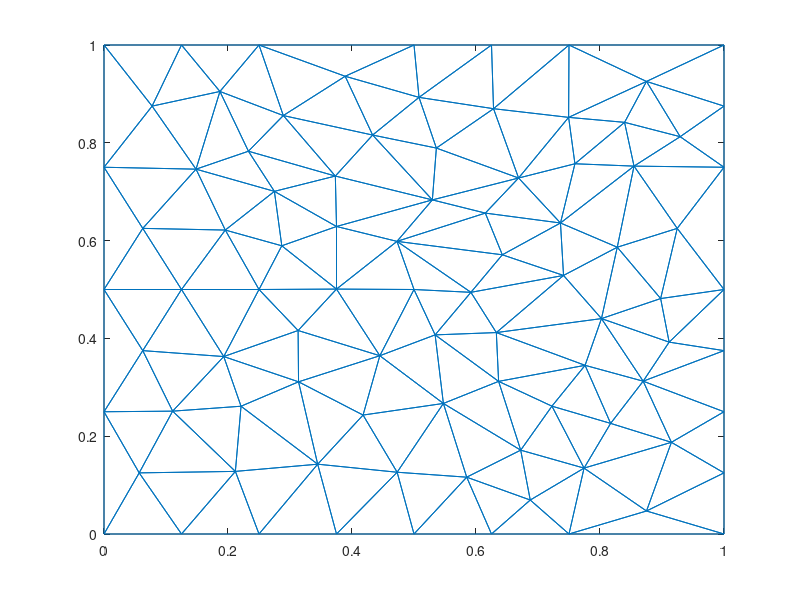
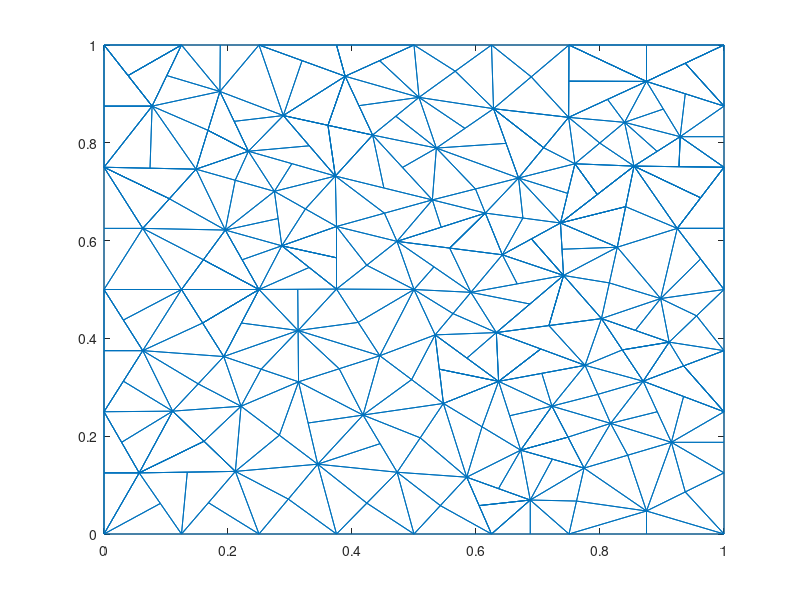
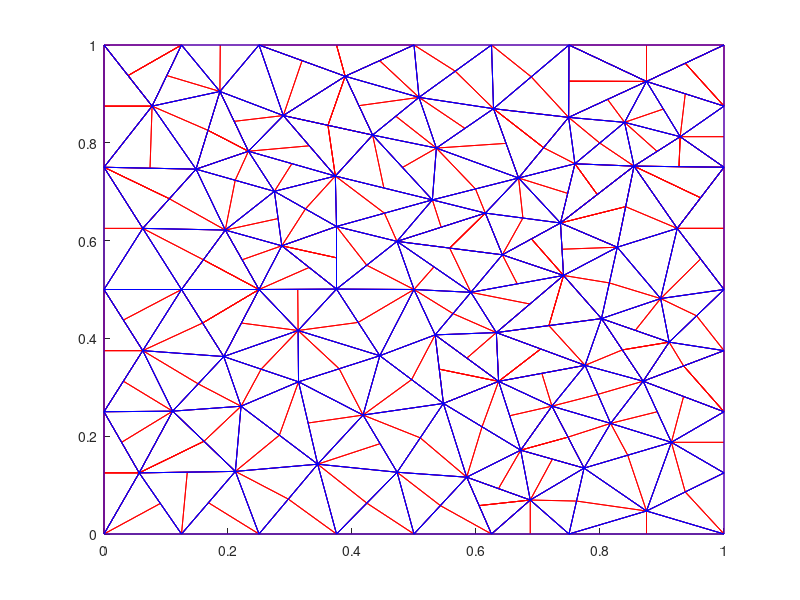

Recreate these plots in MATLAB, in order.
nodesBefore = [0,0;
1,0;
1,1;
0,1;
0.5,0.5;
0,0.5;
0.0625,0.625;
0.25,0.5;
0,0.25;
0.5,0;
0,0.75;
0.125,0.5;
0.5,1;
0.433275,0.815849;
0.148437,0.746094;
0.195626,0.621564;
0.529625,0.683244;
0.375,0.628853;
0.25,1;
0.373136,0.732013;
0.286769,0.589388;
0.375,0.500839;
0.27482,0.700717;
0.313771,0.311229;
0.313066,0.416148;
0.0625,0.375;
0.193152,0.362881;
0.25,0;
0.221019,0.261294;
0.110735,0.251224;
0.0567566,0.125;
0.289186,0.855722;
0.0775596,0.875;
0.232942,0.782767;
0.125,1;
0.186981,0.904974;
0.344656,0.142753;
0.125,0;
0.472573,0.598451;
0.924569,0.625;
0.38898,0.936063;
0.211891,0.128028;
0.375,0;
0.547402,0.26699;
0.444875,0.364572;
0.417838,0.243238;
0.47281,0.126311;
0.625,0;
0.75,0;
0.536065,0.78923;
0.75,1;
1,0.5;
0.6875,0.0694813;
0.585002,0.116209;
0.625,1;
0.642467,0.570984;
0.508074,0.892911;
1,0.25;
0.668679,0.727983;
0.749387,0.852019;
0.628269,0.869741;
0.736262,0.636012;
0.802373,0.440498;
0.82784,0.586474;
0.741191,0.528744;
0.632806,0.411914;
0.615033,0.656252;
0.854872,0.752318;
0.534065,0.407201;
1,0.75;
0.875,0.925491;
0.897806,0.481478;
1,0.375;
0.591791,0.494234;
0.722482,0.261441;
0.67209,0.171457;
0.774275,0.134747;
1,0.875;
0.839631,0.841845;
0.759557,0.757126;
0.92931,0.8125;
0.869619,0.3125;
0.875,0.0470411;
0.911511,0.392352;
0.775933,0.344943;
0.817138,0.226203;
1,0.125;
0.915154,0.1875;
0.63646,0.312134;
];
trianglesBefore = [76,77,75;
12,6,26;
8,16,12;
11,6,7;
24,45,25;
25,22,8;
24,27,29;
12,7,6;
6,9,26;
28,42,38;
14,17,50;
7,15,11;
17,20,18;
21,16,8;
25,45,22;
16,23,15;
34,15,23;
16,15,7;
15,33,11;
50,57,14;
12,16,7;
18,21,22;
35,36,19;
4,11,33;
14,20,17;
14,32,20;
23,18,20;
17,18,39;
41,57,13;
59,50,17;
22,21,8;
32,14,41;
12,27,8;
22,5,39;
16,21,23;
18,23,21;
24,25,27;
37,29,42;
12,26,27;
46,24,37;
9,1,31;
8,27,25;
26,9,30;
29,37,24;
42,30,31;
27,26,30;
42,28,37;
9,31,30;
30,29,27;
10,47,43;
24,46,45;
15,34,36;
20,32,34;
35,4,33;
20,34,23;
34,32,36;
36,33,15;
36,35,33;
19,36,32;
47,46,37;
22,39,18;
31,1,38;
39,5,74;
89,85,66;
13,57,55;
13,19,41;
19,32,41;
30,42,29;
38,42,31;
48,49,53;
37,28,43;
68,64,40;
44,89,69;
22,45,5;
37,43,47;
44,45,46;
44,47,54;
44,46,47;
48,53,54;
39,56,67;
59,17,67;
10,48,54;
71,51,60;
55,57,61;
41,14,57;
84,52,72;
57,50,61;
2,83,49;
64,65,63;
54,47,10;
60,61,59;
67,62,59;
59,61,50;
62,64,68;
63,85,82;
74,65,56;
54,53,76;
68,80,62;
61,51,55;
68,40,70;
61,60,51;
65,62,56;
71,3,51;
65,66,63;
73,82,58;
70,40,52;
72,40,64;
39,74,56;
63,72,64;
45,69,5;
69,89,66;
39,67,17;
62,67,56;
70,78,81;
80,79,60;
44,69,45;
74,69,66;
40,72,52;
65,64,62;
78,3,71;
79,80,68;
82,86,88;
79,71,60;
77,86,75;
84,82,73;
69,74,5;
65,74,66;
44,54,76;
84,63,82;
77,76,53;
76,75,89;
49,77,53;
83,87,88;
68,70,81;
71,79,81;
60,59,80;
62,80,59;
71,81,78;
68,81,79;
88,87,58;
77,49,83;
52,84,73;
63,84,72;
66,85,63;
86,85,75;
77,83,88;
85,86,82;
82,88,58;
83,2,87;
88,86,77;
76,89,44;
85,89,75;
];
figure;trimesh(trianglesBefore, nodesBefore(:,1), nodesBefore(:,2));
nodesAfter = [0,0;
1,0;
1,1;
0,1;
0.5,0.5;
0,0.5;
0.0625,0.625;
0.25,0.5;
0,0.25;
0.5,0;
0,0.75;
0.125,0.5;
0.5,1;
0.433275,0.815849;
0.148437,0.746094;
0.195626,0.621564;
0.529625,0.683244;
0.375,0.628853;
0.25,1;
0.373136,0.732013;
0.286769,0.589388;
0.375,0.500839;
0.27482,0.700717;
0.313771,0.311229;
0.313066,0.416148;
0.0625,0.375;
0.193152,0.362881;
0.25,0;
0.221019,0.261294;
0.110735,0.251224;
0.0567566,0.125;
0.289186,0.855722;
0.0775596,0.875;
0.232942,0.782767;
0.125,1;
0.186981,0.904974;
0.344656,0.142753;
0.125,0;
0.472573,0.598451;
0.924569,0.625;
0.38898,0.936063;
0.211891,0.128028;
0.375,0;
0.547402,0.26699;
0.444875,0.364572;
0.417838,0.243238;
0.47281,0.126311;
0.625,0;
0.75,0;
0.536065,0.78923;
0.75,1;
1,0.5;
0.6875,0.0694813;
0.585002,0.116209;
0.625,1;
0.642467,0.570984;
0.508074,0.892911;
1,0.25;
0.668679,0.727983;
0.749387,0.852019;
0.628269,0.869741;
0.736262,0.636012;
0.802373,0.440498;
0.82784,0.586474;
0.741191,0.528744;
0.632806,0.411914;
0.615033,0.656252;
0.854872,0.752318;
0.534065,0.407201;
1,0.75;
0.875,0.925491;
0.897806,0.481478;
1,0.375;
0.591791,0.494234;
0.722482,0.261441;
0.67209,0.171457;
0.774275,0.134747;
1,0.875;
0.839631,0.841845;
0.759557,0.757126;
0.92931,0.8125;
0.869619,0.3125;
0.875,0.0470411;
0.911511,0.392352;
0.775933,0.344943;
0.817138,0.226203;
1,0.125;
0.915154,0.1875;
0.63646,0.312134;
0.748378,0.198094;
0.03125,0.4375;
0.160313,0.560782;
0,0.625;
0.3125,0.50042;
0.253461,0.337055;
0,0.375;
0.168445,0.0640138;
0.48145,0.749547;
0.105469,0.685547;
0.222813,0.560782;
0.409938,0.432706;
0.211629,0.723405;
0.0742187,0.748047;
0.470675,0.85438;
0.375,0.564846;
0.1875,1;
0,0.875;
0.45138,0.707629;
0.452312,0.656049;
0.361231,0.835786;
0.32491,0.664785;
0.44449,0.968031;
0.599152,0.705614;
0.330884,0.545114;
0.159076,0.431441;
0.423787,0.549645;
0.280794,0.645053;
0.282837,0.202024;
0.329213,0.226991;
0,0.125;
0.221576,0.431441;
0.03125,0.3125;
0.161313,0.189626;
0.151944,0.307053;
0.0283783,0.1875;
0.423905,0.0631556;
0.379323,0.337901;
0.167709,0.825534;
0.0387798,0.9375;
0.303039,0.75739;
0.331161,0.793868;
0.209962,0.843871;
0.10128,0.9375;
0.445324,0.184775;
0.0908783,0.0625;
0.532182,0.546342;
0.70437,0.378429;
0.566537,0.946455;
0.375,1;
0.31949,0.968031;
0.134324,0.126514;
0.6875,0;
0.297328,0.0713766;
0.540733,0.337095;
0.496139,0.315781;
0.510106,0.19665;
0.605001,0.0581045;
0.55752,0.584718;
0.542501,0.0581045;
0.749694,0.926009;
0.411128,0.875956;
0.955756,0.446176;
0.582167,0.829485;
0.875,0;
0.815107,0.513486;
0.709033,0.790001;
0.675647,0.646132;
0.648474,0.798862;
0.841356,0.669396;
0.835996,0.376499;
0.666491,0.511489;
0.636251,0.0928451;
0.795567,0.694165;
0.962285,0.6875;
0.689135,0.934871;
0.689364,0.603498;
0.875,1;
0.71759,0.426206;
0.93481,0.34375;
1,0.625;
0.585263,0.359668;
0.543803,0.627351;
1,0.8125;
0.799594,0.799486;
0.562928,0.450717;
0.962285,0.5625;
0.738726,0.582378;
0.9375,0.962745;
0.892387,0.25;
0.812194,0.888755;
0.686999,0.470329;
0.609746,0.219223;
0.723182,0.153102;
0.654275,0.241796;
0.762137,0.0673734;
0.927436,0.751159;
0.902155,0.868995;
0.747909,0.696569;
0.9375,0.900245;
0.892091,0.782409;
1,0.1875;
0.856942,0.416425;
0.796535,0.285573;
0.844714,0.161123;
0.93481,0.28125;
0.9375,0.0860206;
0.706197,0.328539;
];
trianglesAfter = [12,7,6;
19,36,32;
72,40,64;
45,69,5;
77,90,76;
90,75,76;
6,91,12;
91,26,12;
16,92,8;
92,12,8;
11,93,7;
93,6,7;
22,94,25;
94,8,25;
24,95,29;
95,27,29;
6,96,26;
96,9,26;
42,97,28;
97,38,28;
14,98,50;
98,17,50;
7,99,11;
99,15,11;
16,100,21;
100,8,21;
16,92,8;
92,12,8;
45,101,25;
101,22,25;
23,102,16;
102,15,16;
15,102,34;
102,23,34;
15,99,16;
99,7,16;
11,103,33;
103,15,33;
7,99,11;
99,15,11;
57,104,50;
104,14,50;
12,92,7;
92,16,7;
22,105,21;
105,18,21;
19,106,36;
106,35,36;
4,107,33;
107,11,33;
20,108,14;
108,17,14;
18,109,20;
109,17,20;
14,110,20;
110,32,20;
23,111,20;
111,18,20;
17,109,39;
109,18,39;
13,112,57;
112,41,57;
17,113,50;
113,59,50;
22,114,8;
114,21,8;
22,105,21;
105,18,21;
32,110,41;
110,14,41;
12,115,8;
115,27,8;
39,116,5;
116,22,5;
21,117,16;
117,23,16;
18,111,21;
111,23,21;
27,95,25;
95,24,25;
37,118,42;
118,29,42;
27,115,26;
115,12,26;
24,119,46;
119,37,46;
9,120,31;
120,1,31;
8,121,25;
121,27,25;
12,115,8;
115,27,8;
26,122,30;
122,9,30;
6,96,26;
96,9,26;
29,118,24;
118,37,24;
42,123,31;
123,30,31;
30,124,26;
124,27,26;
9,125,30;
125,31,30;
9,120,31;
120,1,31;
27,124,29;
124,30,29;
47,126,10;
126,43,10;
45,127,46;
127,24,46;
24,127,25;
127,45,25;
36,128,34;
128,15,34;
4,129,35;
129,33,35;
4,107,33;
107,11,33;
20,130,23;
130,34,23;
20,131,34;
131,32,34;
14,110,20;
110,32,20;
36,132,32;
132,34,32;
36,128,34;
128,15,34;
15,128,33;
128,36,33;
35,133,36;
133,33,36;
4,129,35;
129,33,35;
47,134,37;
134,46,37;
22,116,18;
116,39,18;
38,135,1;
135,31,1;
74,136,5;
136,39,5;
85,137,89;
137,66,89;
57,138,13;
138,55,13;
13,139,41;
139,19,41;
41,140,32;
140,19,32;
13,139,41;
139,19,41;
30,123,29;
123,42,29;
42,141,38;
141,31,38;
42,123,31;
123,30,31;
48,142,53;
142,49,53;
37,143,43;
143,28,43;
28,143,42;
143,37,42;
69,144,89;
144,44,89;
22,101,5;
101,45,5;
43,126,37;
126,47,37;
44,145,46;
145,45,46;
44,146,54;
146,47,54;
47,146,46;
146,44,46;
54,147,53;
147,48,53;
39,148,67;
148,56,67;
59,113,67;
113,17,67;
54,149,48;
149,10,48;
51,150,71;
150,60,71;
55,138,61;
138,57,61;
41,151,57;
151,14,57;
32,110,41;
110,14,41;
84,152,72;
152,52,72;
50,153,57;
153,61,57;
49,154,83;
154,2,83;
63,155,65;
155,64,65;
10,149,47;
149,54,47;
59,156,61;
156,60,61;
67,157,59;
157,62,59;
59,158,50;
158,61,50;
59,156,61;
156,60,61;
64,159,62;
159,68,62;
68,159,40;
159,64,40;
82,160,85;
160,63,85;
74,161,56;
161,65,56;
54,162,76;
162,53,76;
54,147,53;
147,48,53;
62,163,80;
163,68,80;
64,159,62;
159,68,62;
40,164,68;
164,70,68;
51,165,60;
165,61,60;
61,165,55;
165,51,55;
62,166,65;
166,56,65;
3,167,71;
167,51,71;
66,168,65;
168,63,65;
73,169,58;
169,82,58;
52,170,40;
170,70,40;
56,148,74;
148,39,74;
64,155,72;
155,63,72;
69,171,66;
171,89,66;
69,144,89;
144,44,89;
39,172,17;
172,67,17;
39,148,67;
148,56,67;
62,157,56;
157,67,56;
70,173,81;
173,78,81;
80,174,60;
174,79,60;
45,145,69;
145,44,69;
74,175,66;
175,69,66;
52,176,72;
176,40,72;
52,170,40;
170,70,40;
62,177,64;
177,65,64;
62,166,65;
166,56,65;
3,178,78;
178,71,78;
3,167,71;
167,51,71;
79,174,68;
174,80,68;
88,179,86;
179,82,86;
71,180,79;
180,60,79;
51,150,71;
150,60,71;
75,90,86;
90,77,86;
82,169,84;
169,73,84;
69,175,5;
175,74,5;
66,181,74;
181,65,74;
66,168,65;
168,63,65;
76,182,54;
182,44,54;
63,160,84;
160,82,84;
77,183,53;
183,76,53;
77,90,76;
90,75,76;
89,184,75;
184,76,75;
49,185,53;
185,77,53;
68,186,81;
186,70,81;
40,164,68;
164,70,68;
81,187,79;
187,71,79;
60,156,80;
156,59,80;
62,188,59;
188,80,59;
62,163,80;
163,68,80;
78,189,81;
189,71,81;
3,178,78;
178,71,78;
68,190,79;
190,81,79;
68,186,81;
186,70,81;
87,191,88;
191,58,88;
77,185,83;
185,49,83;
52,152,73;
152,84,73;
63,192,72;
192,84,72;
63,160,84;
160,82,84;
63,168,85;
168,66,85;
86,193,75;
193,85,75;
88,194,83;
194,77,83;
85,193,82;
193,86,82;
58,195,88;
195,82,88;
73,169,58;
169,82,58;
87,196,2;
196,83,2;
83,196,88;
196,87,88;
77,194,86;
194,88,86;
44,182,89;
182,76,89;
85,197,75;
197,89,75;
85,137,89;
137,66,89;
];
figure;trimesh(trianglesAfter, nodesAfter(:,1), nodesAfter(:,2));
figure;hold on;trimesh(trianglesAfter, nodesAfter(:,1), nodesAfter(:,2),'color', 'r');trimesh(trianglesBefore, nodesBefore(:,1), nodesBefore(:,2),'color', 'b');hold off;
